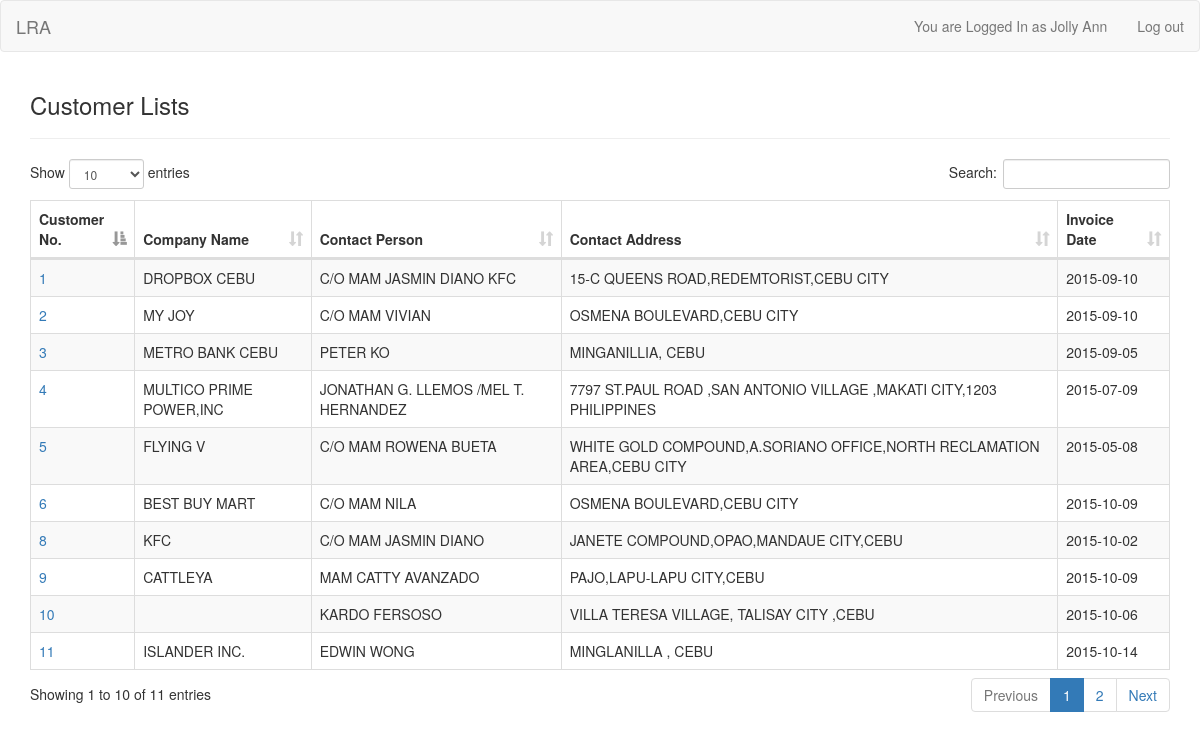
/index.php (signed in), run on the app's committed database.
### tables this page shows
CREATE TABLE IF NOT EXISTS `INVOICES` (
  `InvoiceNo` int(11) NOT NULL,
  `InvoiceDate` date NOT NULL,
  `InvoiceDesc` varchar(50) NOT NULL,
  `TotalDue` double NOT NULL,
  `BalanceAmt` double NOT NULL,
  `Discount` double NOT NULL,
  `CustNo` int(11) NOT NULL
);

CREATE TABLE IF NOT EXISTS `CUSTOMERS` (
  `CustNo` int(11) NOT NULL,
  `CustCompanyName` varchar(50) NOT NULL,
  `ContactPerson` varchar(50) NOT NULL,
  `CustAddr` varchar(255) NOT NULL,
  `CustPhoneNo` varchar(50) NOT NULL,
  `CustEmail` varchar(50) NOT NULL
);

### includes/admin-body.php (the view)
<?php require 'pdo.php'; ?>
<div class="container">
    <h3>Customer Lists</h3>
    <hr>
    <table id="customer_table">
        <thead>
            <tr>
                <th>Customer No.</th>
                <th>Company Name</th>
                <th>Contact Person</th>
                <th>Contact Address</th>
                <th>Invoice Date</th>
            </tr>
        </thead>
        <tbody>
            <?php
                $query = $db->query("SELECT * FROM CUSTOMERS C , INVOICES I WHERE C.CustNo = I.CustNo AND BalanceAmt != '0'");
                while ($r = $query->fetch()) {
                    echo "<tr>";
                        echo "<td><a href='view.php?id=" . $r['CustNo'] . "'>". $r['CustNo'] ."</a></td>";
                        echo "<td>" . $r['CustCompanyName'] . '</td>';
                        echo "<td>" . $r['ContactPerson'] . '</td>';
                        echo "<td>" . $r['CustAddr'] . '</td>';
                        echo "<td>" . $r['InvoiceDate'] . '</td>';
                    echo "</tr>" . "\n";
                }
             ?>
        </tbody>
    </table>
</div>

### includes/header.php (shortened to what this page needs)
<!DOCTYPE html>
<html>
    <head>
        <link rel="stylesheet" href="./lib/bootstrap/dist/css/bootstrap.min.css">
        <link rel="stylesheet" href="./lib/datatables/media/css/dataTables.bootstrap.css">
        <link rel="stylesheet" href="./css/base.css">
    </head>
    <body>

### includes/nav-header.php (shortened to what this page needs)
<nav class="navbar navbar-default" role="navigation">
    <div class="navbar-header">
        <a class="navbar-brand" href="index.php">LRA</a>
    </div>
    <div class="collapse navbar-collapse" id="navbar-collapse-3">
        <ul class="nav navbar-nav navbar-right">
            <?php
                if (isset($_SESSION['username'])) {
                    echo "<li><a href='admin-page.php'>You are Logged In as {$_SESSION['firstname']} </a></li>";
                    echo "<li><a href='logout.php'>Log out</a></li>";
                }
                else {
                    echo "";
                }
             ?>
        </ul>
    </div>
</nav>

### index.php (shortened to what this page needs)
<?php include('./includes/header.php') ?>
<?php
    include('./includes/nav-header.php');
    if (isset($_SESSION['username'])) {
        include('./admin-page.php');
    }
    else {
        include('./includes/login-body.php');
    }
?>
<?php include('./includes/footer.php') ?>

### admin-page.php (shortened to what this page needs)
<?php include('./includes/header.php'); ?>
<?php
    if (isset($_SESSION['username'])) {
        include('./includes/admin-body.php');
    }
 ?>
<?php include('./includes/footer.php'); ?>

### includes/footer.php (shortened to what this page needs)
</body>
</html>

### data on the page
invoices: CustNo "1", CustNo.CustCompanyName "DROPBOX CEBU", CustNo.ContactPerson "C/O MAM JASMIN DIANO KFC", CustNo.CustAddr "15-C QUEENS ROAD,REDEMTORIST,CEBU CITY", InvoiceDate "2015-09-10"
invoices: CustNo "2", CustNo.CustCompanyName "MY JOY", CustNo.ContactPerson "C/O MAM VIVIAN", CustNo.CustAddr "OSMENA BOULEVARD,CEBU CITY", InvoiceDate "2015-09-10"
invoices: CustNo "3", CustNo.CustCompanyName "METRO BANK CEBU", CustNo.ContactPerson "PETER KO", CustNo.CustAddr "MINGANILLIA, CEBU", InvoiceDate "2015-09-05"
invoices: CustNo "5", CustNo.CustCompanyName "FLYING V", CustNo.ContactPerson "C/O MAM ROWENA BUETA", CustNo.CustAddr "WHITE GOLD COMPOUND,A.SORIANO OFFICE,NORTH RECLAMATION AREA,CEBU CITY", InvoiceDate "2015-05-08"
invoices: CustNo "4", CustNo.CustCompanyName "MULTICO PRIME POWER,INC", CustNo.ContactPerson "JONATHAN G. LLEMOS /MEL T. HERNANDEZ", CustNo.CustAddr "7797 ST.PAUL ROAD ,SAN ANTONIO VILLAGE ,MAKATI CITY,1203 PHILIPPINES", InvoiceDate "2015-07-09"
invoices: CustNo "6", CustNo.CustCompanyName "BEST BUY MART", CustNo.ContactPerson "C/O MAM NILA", CustNo.CustAddr "OSMENA BOULEVARD,CEBU CITY", InvoiceDate "2015-10-09"
invoices: CustNo "8", CustNo.CustCompanyName "KFC", CustNo.ContactPerson "C/O MAM JASMIN DIANO", CustNo.CustAddr "JANETE COMPOUND,OPAO,MANDAUE CITY,CEBU", InvoiceDate "2015-10-02"
invoices: CustNo "9", CustNo.CustCompanyName "CATTLEYA", CustNo.ContactPerson "MAM CATTY AVANZADO", CustNo.CustAddr "PAJO,LAPU-LAPU CITY,CEBU", InvoiceDate "2015-10-09"
invoices: CustNo "10", CustNo.ContactPerson "KARDO FERSOSO", CustNo.CustAddr "VILLA TERESA VILLAGE, TALISAY CITY ,CEBU", InvoiceDate "2015-10-06"
invoices: CustNo "11", CustNo.CustCompanyName "ISLANDER INC.", CustNo.ContactPerson "EDWIN WONG", CustNo.CustAddr "MINGLANILLA , CEBU", InvoiceDate "2015-10-14"

### other printed values
$_SESSION['firstname'] "Jolly Ann"
